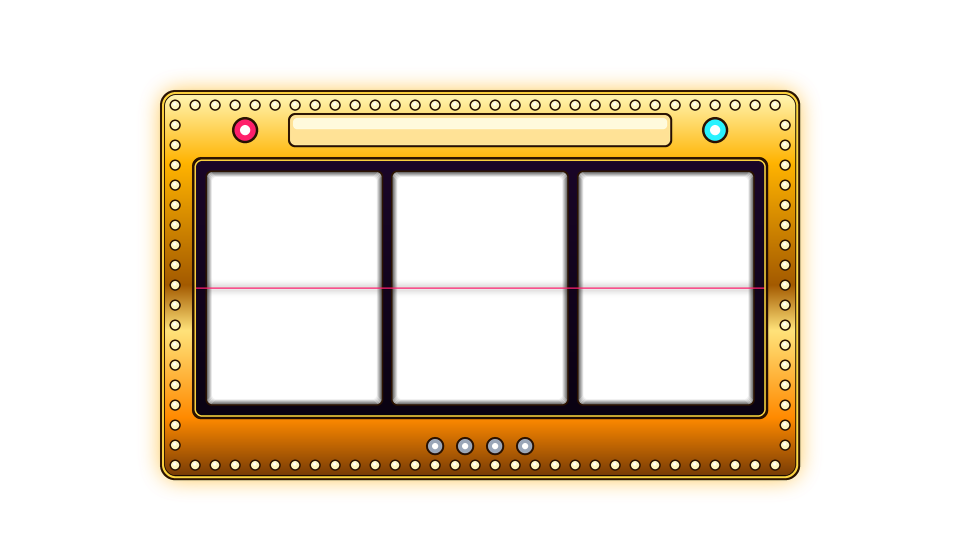
#> input picture Assets/Resources/Pachinko/machine_frame.png, 1920 x 1080 px, found by its file name (shown at 1/2 size)
$ python make_border.py
#> lines starting #> are read from the running program, lines starting #| are printed output that depends on the picture
#!/usr/bin/python3
"""machine_frame.png(blender 산출)의 가운데 어두운 판·릴 구멍을 투명하게 뚫어 「바깥 장식 테두리」만 남긴다(사장님 10-14: 숫자가 화면 가운데를 크게, 틀은 장식).
사용: /usr/bin/python3 Tools/pachinko/make_border.py  → Assets/Resources/Pachinko/machine_border.png"""
from PIL import Image
src = 'Assets/Resources/Pachinko/machine_frame.png'
im = Image.open(src).convert('RGBA')
#> im is the input picture: PIL image 1920x1080 RGBA; mean R, G, B, A 65.9, 46.6, 13.3, 67.9
px = im.load()
for y in range(318, 840):
    for x in range(386, 1536):
        px[x, y] = (0, 0, 0, 0)
im.save('Assets/Resources/Pachinko/machine_border.png')
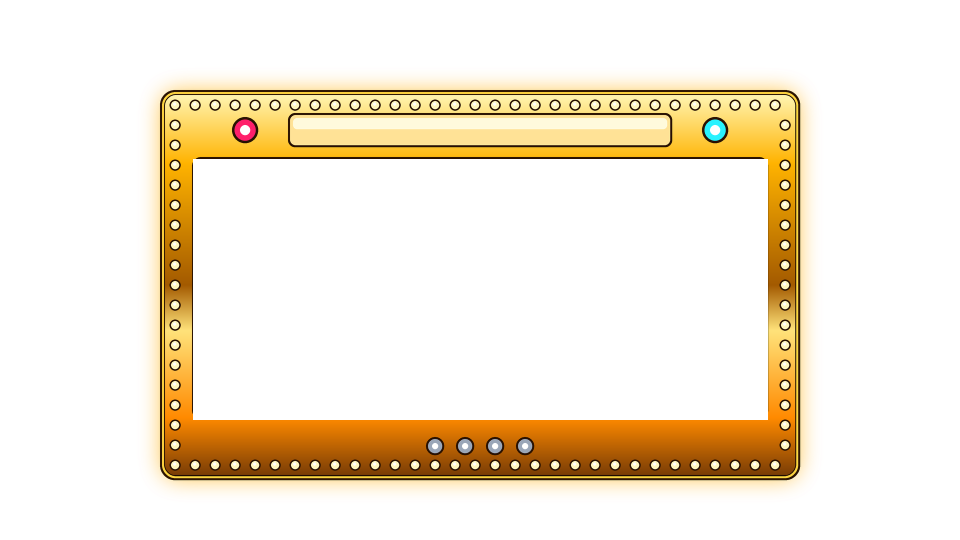
#> saved as machine_border.png: PIL image 1920x1080 RGBA (shown at 1/2 size); mean R, G, B, A 62.7, 45.1, 11.7, 51.5; transparent parts drawn white
print('ok')
